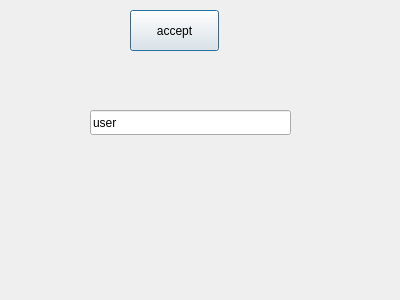
<?xml version="1.0" encoding="UTF-8"?>
<ui version="4.0">
 <class>nickname</class>
 <widget class="QDialog" name="nickname">
  <property name="geometry">
   <rect>
    <x>0</x>
    <y>0</y>
    <width>400</width>
    <height>300</height>
   </rect>
  </property>
  <property name="windowTitle">
   <string>Dialog</string>
  </property>
  <widget class="QPushButton" name="pushButton">
   <property name="geometry">
    <rect>
     <x>130</x>
     <y>10</y>
     <width>89</width>
     <height>41</height>
    </rect>
   </property>
   <property name="text">
    <string>accept</string>
   </property>
  </widget>
  <widget class="QLineEdit" name="lineEdit">
   <property name="geometry">
    <rect>
     <x>90</x>
     <y>110</y>
     <width>201</width>
     <height>25</height>
    </rect>
   </property>
   <property name="text">
    <string>user</string>
   </property>
  </widget>
 </widget>
 <resources/>
 <connections/>
</ui>
